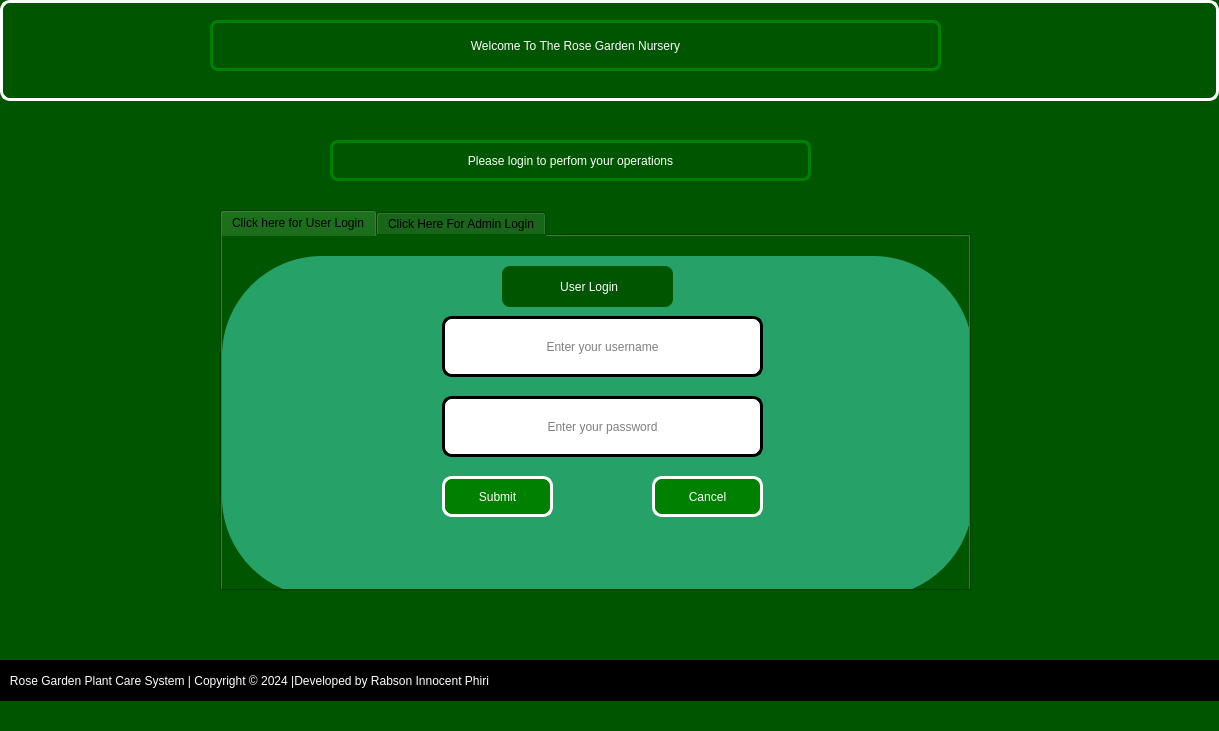
<?xml version="1.0" encoding="UTF-8"?>
<ui version="4.0">
 <class>MainWindowPlantCare</class>
 <widget class="QMainWindow" name="MainWindowPlantCare">
  <property name="windowModality">
   <enum>Qt::NonModal</enum>
  </property>
  <property name="geometry">
   <rect>
    <x>0</x>
    <y>0</y>
    <width>1219</width>
    <height>731</height>
   </rect>
  </property>
  <property name="font">
   <font>
    <pointsize>12</pointsize>
    <bold>true</bold>
    <kerning>true</kerning>
   </font>
  </property>
  <property name="windowTitle">
   <string>The Rose Garden Nursery  System 1.0</string>
  </property>
  <property name="layoutDirection">
   <enum>Qt::LeftToRight</enum>
  </property>
  <property name="styleSheet">
   <string notr="true"> background-color: rgb(0, 85, 0);
</string>
  </property>
  <property name="inputMethodHints">
   <set>Qt::ImhNone</set>
  </property>
  <widget class="QWidget" name="centralwidget">
   <widget class="QTabWidget" name="tabWidget">
    <property name="geometry">
     <rect>
      <x>220</x>
      <y>210</y>
      <width>751</width>
      <height>381</height>
     </rect>
    </property>
    <property name="currentIndex">
     <number>0</number>
    </property>
    <widget class="QWidget" name="tab">
     <attribute name="title">
      <string>Click here for User Login</string>
     </attribute>
     <widget class="QGroupBox" name="loginBox">
      <property name="geometry">
       <rect>
        <x>0</x>
        <y>20</y>
        <width>751</width>
        <height>341</height>
       </rect>
      </property>
      <property name="styleSheet">
       <string notr="true">
 
QGroupBox {

background-color: rgb(38, 162, 105);
font: 700 12pt;
color: rgb(255, 255, 255);
border:0px solid green;
border-radius: 100px;
background-image: url(:/images/beauty.png);
 

}

 QLineEdit {
  border:3px solid gray;
  
  
  background: rgb(255, 255, 255);
  font: 700 12pt ;
  color: rgb(0, 0, 0);;
}</string>
      </property>
      <property name="title">
       <string/>
      </property>
      <widget class="QPushButton" name="pushButton_login">
       <property name="geometry">
        <rect>
         <x>220</x>
         <y>220</y>
         <width>111</width>
         <height>41</height>
        </rect>
       </property>
       <property name="styleSheet">
        <string notr="true">


 QPushButton {
  border:3px solid solid gray;
  border-radius: 10px;
  padding: 0 8px;
  background: green;
 font: 700 12pt ;
 color: rgb(255, 255, 255);
   
}</string>
       </property>
       <property name="text">
        <string>Submit</string>
       </property>
      </widget>
      <widget class="QPushButton" name="pushButton_login_3">
       <property name="geometry">
        <rect>
         <x>430</x>
         <y>220</y>
         <width>111</width>
         <height>41</height>
        </rect>
       </property>
       <property name="styleSheet">
        <string notr="true"> 


 QPushButton {
  border:3px solid solid gray;
  border-radius: 10px;
  padding: 0 8px;
  background: green;
 font: 700 12pt ;
 color: rgb(255, 255, 255);
   
}</string>
       </property>
       <property name="text">
        <string>Cancel</string>
       </property>
      </widget>
      <widget class="QLineEdit" name="lineEdit_password">
       <property name="geometry">
        <rect>
         <x>220</x>
         <y>140</y>
         <width>321</width>
         <height>61</height>
        </rect>
       </property>
       <property name="styleSheet">
        <string notr="true">
 QLineEdit {
  border:3px solid solid gray;
  border-radius: 10px;
  padding: 12px 12px;
  background: rgb(255, 255, 255);
  font: 700 12pt ;
  color: rgb(0, 0, 0);;
}</string>
       </property>
       <property name="echoMode">
        <enum>QLineEdit::Password</enum>
       </property>
       <property name="alignment">
        <set>Qt::AlignCenter</set>
       </property>
       <property name="placeholderText">
        <string>Enter your password</string>
       </property>
      </widget>
      <widget class="QLineEdit" name="lineEdit_username">
       <property name="geometry">
        <rect>
         <x>220</x>
         <y>60</y>
         <width>321</width>
         <height>61</height>
        </rect>
       </property>
       <property name="styleSheet">
        <string notr="true"> QLineEdit {
  border:3px solid solid gray;
  border-radius: 10px;
  padding: 12px 12px;
  background: rgb(255, 255, 255);
  font: 700 12pt ;
  color: rgb(0, 0, 0);;
}</string>
       </property>
       <property name="echoMode">
        <enum>QLineEdit::Normal</enum>
       </property>
       <property name="alignment">
        <set>Qt::AlignCenter</set>
       </property>
       <property name="placeholderText">
        <string>Enter your username</string>
       </property>
      </widget>
      <widget class="QPushButton" name="pushButton_3">
       <property name="geometry">
        <rect>
         <x>280</x>
         <y>10</y>
         <width>171</width>
         <height>41</height>
        </rect>
       </property>
       <property name="styleSheet">
        <string notr="true">
QPushButton{
                    color: rgb(255, 255, 255);
                    border:0px solid green;
                    border-radius: 8px;
                    padding: 0 8px;
   
                    font: 600 11pt ;

}

 </string>
       </property>
       <property name="text">
        <string> User Login</string>
       </property>
      </widget>
     </widget>
    </widget>
    <widget class="QWidget" name="tab_2">
     <attribute name="title">
      <string>Click Here For Admin Login</string>
     </attribute>
     <widget class="QGroupBox" name="loginBox_2">
      <property name="geometry">
       <rect>
        <x>0</x>
        <y>20</y>
        <width>751</width>
        <height>341</height>
       </rect>
      </property>
      <property name="styleSheet">
       <string notr="true">
 
QGroupBox {

background-color: rgb(38, 162, 105);

font: 700 12pt;
color: rgb(255, 255, 255);
border:0px solid green;
border-radius: 100px;
background-image: url(:/images/beauty.png);
 

}

 QLineEdit {
  border:3px solid gray;
  
  
  background: rgb(255, 255, 255);
  font: 700 12pt ;
  color: rgb(0, 0, 0);;
}</string>
      </property>
      <property name="title">
       <string/>
      </property>
      <widget class="QPushButton" name="btn_Admin_login">
       <property name="geometry">
        <rect>
         <x>220</x>
         <y>220</y>
         <width>111</width>
         <height>41</height>
        </rect>
       </property>
       <property name="styleSheet">
        <string notr="true"> 


 QPushButton {
  border:3px solid solid gray;
  border-radius: 10px;
  padding: 0 8px;
  background: green;
 font: 700 12pt ;
 color: rgb(255, 255, 255);
   
}</string>
       </property>
       <property name="text">
        <string>Submit</string>
       </property>
      </widget>
      <widget class="QPushButton" name="btn_Admin_Cancel">
       <property name="geometry">
        <rect>
         <x>430</x>
         <y>220</y>
         <width>111</width>
         <height>41</height>
        </rect>
       </property>
       <property name="styleSheet">
        <string notr="true"> 


 QPushButton {
  border:3px solid solid gray;
  border-radius: 10px;
  padding: 0 8px;
  background: green;
 font: 700 12pt ;
 color: rgb(255, 255, 255);
   
}</string>
       </property>
       <property name="text">
        <string>Cancel</string>
       </property>
      </widget>
      <widget class="QLineEdit" name="lineEdit_password_2">
       <property name="geometry">
        <rect>
         <x>220</x>
         <y>140</y>
         <width>321</width>
         <height>61</height>
        </rect>
       </property>
       <property name="styleSheet">
        <string notr="true">
 QLineEdit {
  border:3px solid rgb(58, 169, 200);
  border-radius: 10px;
  padding: 12px 12px;
  background: rgb(255, 255, 255);
  font: 700 12pt ;
  color: rgb(0, 0, 0);;
}</string>
       </property>
       <property name="echoMode">
        <enum>QLineEdit::Password</enum>
       </property>
       <property name="alignment">
        <set>Qt::AlignCenter</set>
       </property>
       <property name="placeholderText">
        <string>Enter your password</string>
       </property>
      </widget>
      <widget class="QLineEdit" name="lineEdit_username_2">
       <property name="geometry">
        <rect>
         <x>220</x>
         <y>60</y>
         <width>321</width>
         <height>61</height>
        </rect>
       </property>
       <property name="styleSheet">
        <string notr="true"> QLineEdit {
  border:3px solid  rgb(58, 169, 200);
  border-radius: 10px;
  padding: 12px 12px;
  background: rgb(255, 255, 255);
  font: 700 12pt ;
  color: rgb(0, 0, 0);;
} </string>
       </property>
       <property name="echoMode">
        <enum>QLineEdit::Normal</enum>
       </property>
       <property name="alignment">
        <set>Qt::AlignCenter</set>
       </property>
       <property name="placeholderText">
        <string>Enter your username</string>
       </property>
      </widget>
      <widget class="QPushButton" name="pushButton_4">
       <property name="geometry">
        <rect>
         <x>280</x>
         <y>10</y>
         <width>171</width>
         <height>41</height>
        </rect>
       </property>
       <property name="styleSheet">
        <string notr="true">
QPushButton{
                    color: rgb(255, 255, 255);
                    border:0px solid green;
                    border-radius: 8px;
                    padding: 0 8px;
   
                    font: 600 11pt ;

}

 </string>
       </property>
       <property name="text">
        <string> Admin Login</string>
       </property>
      </widget>
     </widget>
    </widget>
   </widget>
   <widget class="QLabel" name="label_2">
    <property name="enabled">
     <bool>false</bool>
    </property>
    <property name="geometry">
     <rect>
      <x>0</x>
      <y>0</y>
      <width>1219</width>
      <height>101</height>
     </rect>
    </property>
    <property name="maximumSize">
     <size>
      <width>16777215</width>
      <height>101</height>
     </size>
    </property>
    <property name="styleSheet">
     <string notr="true">  QLabel {
  background-color: rgb(0, 85, 0);
  border:3px solid white;
  border-radius: 10px;
  padding: 0 10px;
  
}</string>
    </property>
    <property name="text">
     <string/>
    </property>
   </widget>
   <widget class="QPushButton" name="pushButton">
    <property name="geometry">
     <rect>
      <x>210</x>
      <y>20</y>
      <width>731</width>
      <height>51</height>
     </rect>
    </property>
    <property name="styleSheet">
     <string notr="true">
QPushButton{
                    color: rgb(255, 255, 255);
                    border:3px solid green;
                    border-radius: 8px;
                    padding: 0 8px;
   
                    font: 700 13pt ;

}

 </string>
    </property>
    <property name="text">
     <string>Welcome To The Rose Garden Nursery</string>
    </property>
   </widget>
   <widget class="QPushButton" name="pushButton_2">
    <property name="geometry">
     <rect>
      <x>330</x>
      <y>140</y>
      <width>481</width>
      <height>41</height>
     </rect>
    </property>
    <property name="styleSheet">
     <string notr="true">
QPushButton{
                    color: rgb(255, 255, 255);
                    border:3px solid green;
                    border-radius: 8px;
                    padding: 0 8px;
   
                    font: 600 11pt ;

}

 </string>
    </property>
    <property name="text">
     <string>Please login to perfom your operations</string>
    </property>
   </widget>
   <widget class="QLabel" name="CopyRight_line">
    <property name="geometry">
     <rect>
      <x>-10</x>
      <y>660</y>
      <width>1791</width>
      <height>41</height>
     </rect>
    </property>
    <property name="maximumSize">
     <size>
      <width>16777215</width>
      <height>41</height>
     </size>
    </property>
    <property name="styleSheet">
     <string notr="true">QLabel
{
    
	background-color: rgb(0, 0, 0);
	
	color: rgb(255, 255, 255);

}</string>
    </property>
    <property name="text">
     <string>      Rose Garden Plant Care System | Copyright © 2024 |Developed by Rabson Innocent Phiri</string>
    </property>
   </widget>
  </widget>
  <widget class="QMenuBar" name="menubar">
   <property name="geometry">
    <rect>
     <x>0</x>
     <y>0</y>
     <width>1219</width>
     <height>25</height>
    </rect>
   </property>
  </widget>
  <widget class="QStatusBar" name="statusbar"/>
 </widget>
 <resources/>
 <connections/>
</ui>
